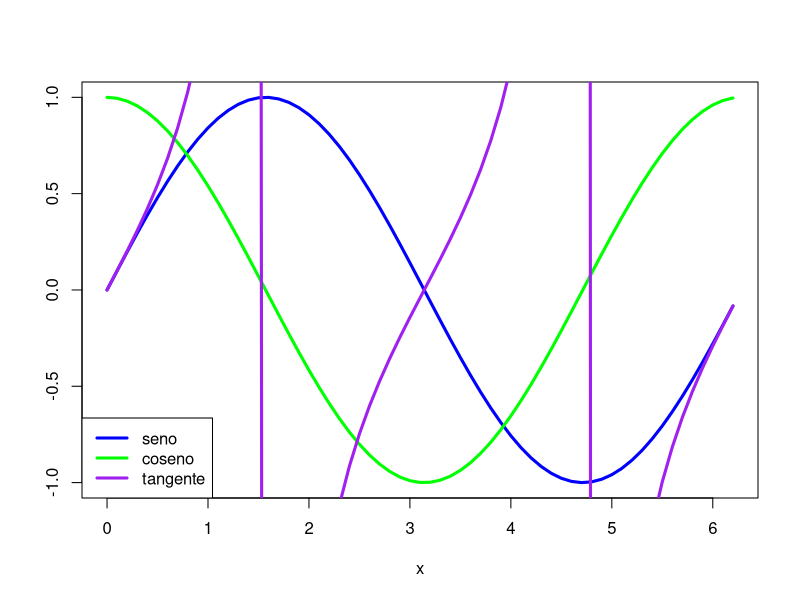

Recreate this plot in R. (Note: this script raises an error after producing the figure.)
2*(3+5/2)

# Los paréntesis de dentro se ejecutan primero
2*((3+5)/2)

# En este caso primero se ejecuta la división y luego la suma
2/3+5

# Si lo que quiero es coger el cociente de la división para sumarle 5, sería así
2%/%3+5

# COCIENTE
2%/%3

#RESTO
2%%3

# 2 ELEVADO A 3 * 5
2^3*5

# POTENCIA NEGATIVA
2^-4

2^(-4)

# Cuántas semanas hay en 725 días
725%/%7
# Sobra algún día: sobra 4 días
725%%7

# dividendo = divisor * cociente + resto
# D = d * q + r
725 - 103*7

# resto = dividendo - divisor * cociente
# r = D - d * q

# cociente = Dividendo %/% divisor
# q = D %/% d

# resto = dividendo %% divisor
# r = D %% d

# Dará como resultado el número pi 3.141593
pi

2*pi

3^pi

pi^2

# Número más grande posible (infinito)
Inf
# Número más pequeño posible (-Infinito)
-Inf
# Valor desconocido Not avaible
NA
# not a numbre 
NaN

0/0

# Si intento representar números muy muy grandes
2^50
# 1.1259e+15
# Significa mover el punto decimal 15 posiciones a la derecha, es decir:
# 1125900000000000

# eso hay que entenderlo como: notación científica
2^-15
# 3.051758e-05
# Significa mover el punto decimal 5 posiciones a la izquierda, es decir:
# 0.00003051758

# vector
c(2^30, 2^(-15), 1, 2, 3/2)

# raíz cuadrada
sqrt(25)

# obtener el número e
exp(1)
# logaritmo neperiano de e - Logaritmo neperiano y exponencial son funciones opuestas
log(exp(1))

# logaritmo neperiano de pi
log(pi)

# logaritmo en base 10
log10(1000)
log(1000,10)

# Las siguientes 3 expresiones son iguales
log(32, 2)
log(x = 32, base = 2)
log(base = 2, 32)

# valor absoluto
abs(-pi)

# factorial es por ejemplo: de 7 = 7*6*5*4*3*2*1
factorial(7)
factorial(4)
# Solo funciona con números enteros y positivos
# Por convenio el factorial de 0 es 1
factorial(0)

# Coeficiente binomial
# si tuviera 5 platos y me quiero comer 3, de cuántas formas podría hacerlo
choose(5, 3)
# es decir:
# 1 2 3
# 1 2 4
# 1 2 5
# ... así todas las combinaciones posibles de comerse los 3 platos
# subconjunto de 3 elementos que podéis sacar de un conjunto de 5 elementos

6^log(4, 6)
log(4^6, 4)

# Si queremos utilizar funciones trigonométricas, R entiende que los argumentos 
# para aplicarles la función vendrán dados en radianes
# si en vez de utilizar radianes, los argumentos vienen en grados, hay que pasar
# de grados a radianes
# 1 grado = (1*pi)/180 radianes (sin "seno", cos "coseno", tan "tangente")
# 1 grado = (1*180)/pi (asin "arcoseno", acos "arcocoseno", atan "arcotangente")
sin(pi/2)
cos(pi)
tan(0)

# coseno de 60º estaría mal expresado así, ya que el coseno para angulos 
# entre 0 y pi/2 es positivo y si lo hago así me da negativo
cos(60)
# hay que pasar los grados a radianes
cos(60*pi/180)
# seno de 60º 
sin(60*pi/180)

sinpi(1/2) # = sin(pi/2)
sin(pi/2)

tan(pi) # -1.224647e-16 ~ 0

tan(pi/2) # 1.633124e+16 ~Inf

sin(60*pi/180)
# el arcoseno y el arcocoseno de 'x' se encontrará siempre entre [-1,1]
asin(0.8660254) # arcoseno en radianes, si lo queremos en grados:
asin(0.8660254)*180/pi

# EJEMPLO 1
x = seq(0, 2*pi, 0.1)
plot(x, sin(x), type="l", col="blue", lwd=3, xlab=expression(x), ylab="")
lines(x, cos(x), col="green", lwd=3)
lines(x, tan(x), col="purple", lwd=3)
legend("bottomleft", col = c("blue", "green", "purple"),
       legend = c("seno", "coseno", "tangente"), lwd=3, bty="l")

# imprimir la raíz cuadrada de 2 con 10 decimales
print(sqrt(2), 10)
# redondear la raíz cuadrada de 2 con 3 decimales
round(sqrt(2), 3)
# redondear a la baja la raíz cuadrada de 2
floor(sqrt(2))
# Al redondear números negativos a la baja, redondea al siguiente número inferior
floor(-3.45)
# redondear al alza la raíz cuadrada de 2
ceiling(sqrt(2))
# redondear números negativos al alza
ceiling(-3.45)
# Este resultado será el mismo que redondear a la baja (quita los decimales)
trunc(sqrt(2))
trunc(-3.45)


# Este sistema de comas flotantes y demás, lleva intrínseco un problema importante:
# ¿Qué pasa cuando vamos acumulando operaciones debido a comas flotantes o redondeos "insignificantes?

sqrt(2)^2 # = 2
sqrt(2)^2-2 # 4.440892e-16 sería 0

2^50
print(2^50, 15)
print(2^50, 2)
# R trabaja con un máximo de 16 dígitos, es decir, si intento imprimir pi con 40 decimales dará error:
print(pi, 40)
# cuando pido más de 16 dígitos, falla
print(pi, 22) # = 3.1415926535897931
# 3.1415926535897931
# 3.14159265358979323846

sqrt(2)^2 # = 2
round(sqrt(2), 4)^2

round(1.15, 1)
round(1.25, 1)
round(1.35, 1)
# cuando hacemos round a 0 cifras entiende que lo queremos redondear al entero más cercano
round(sqrt(2), 0)
round(sqrt(2))
# digits es para redondear a x decimales
round(digits = 5, sqrt(2))


# VARIABLES

(pi^2)/2
# Definir una variable con (=) izquierda variable, derecha el valor 
x = (pi^2)/2
# Mostrar contenido de una variable
x

# Definir una variable con (<-) Guardo a la izquierda la expresión de la derecha
y <- cos(pi/4)
y

# Definir una variable con (->) Guardo lo que hay a la izquierda en la variable de la derecha
sin(pi/4) + cos(pi/4) -> z
z

# Podemos definir una variable con una palabra
edad <- 30
nombre = "David"
# Es diferente una variable en mayúsculas de una en minúsculas
HOLA = 1
hola = 5

# Las variables siempre tienen que empezar con una letra o con un ( . )
pi.4 = 4*pi
pi.4

x = 2
x = x^2

x = sqrt(x)

# FUNCIONES

var = 4
doble = function(x){2*x}
doble(var) -> res
res

cuadrado = function(x){x^2}
cuadrado(var)

f = function(x){
  x^3 - (3^x) * sin(x)
  }
# Sería posible también crear la función así:
# f <- function(x){
#  x^3 - (3^x) * sin(x)
# } 

f(4) # 4^3 - (4^3) * sin(4)
f(5)
f(pi/2)

suma1 <- function(t){
  t + 1
}

suma1(6)
suma1(-5)

producto <- function(x, y){
  x * y
}

producto(5, 7)

compleja <- function(x, y, z){
  exp(x^2 + y^2) * sin(z)
}

compleja(1, 2, 3)
compleja(1, -1, pi)

suma5 <- function(numero){
  numero = suma1(numero);
  numero = suma1(numero);
  numero = suma1(numero);
  numero = suma1(numero);
  numero = suma1(numero);
  numero
}

suma5op <- function(numero){
  numero = suma1(numero);
  numero = suma1(numero);
  numero = suma1(numero);
  numero = suma1(numero);
  suma1(numero)
}

suma5(3)
suma5op(3)
# Podría ser que al aplicar una función no recibamos solo números reales, es decir
# podríamos recibir un vector, una matriz, o una tabla de datos, etc

# Ver todas las variables y funciones creadas
ls()

# Eliminar una funcion
rm(producto)

ls()

# Borrar todas las funciones y variables
rm(list = ls())


